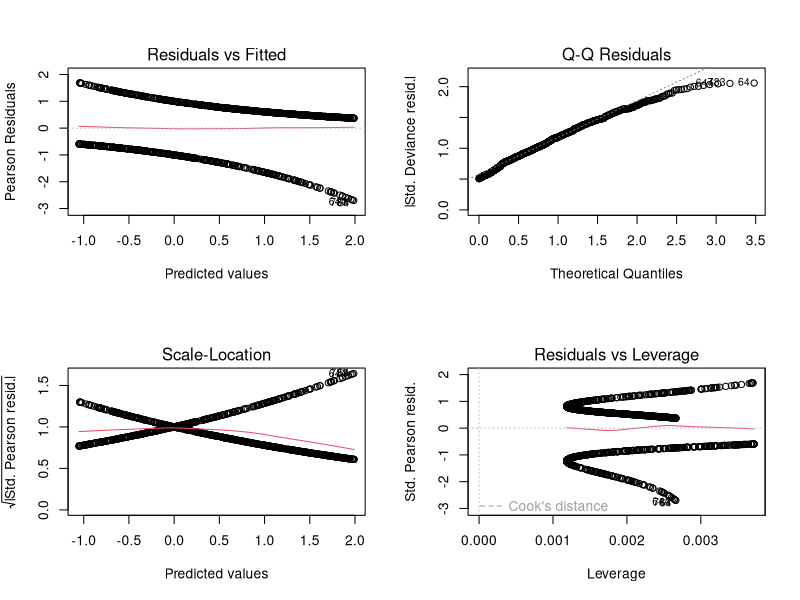
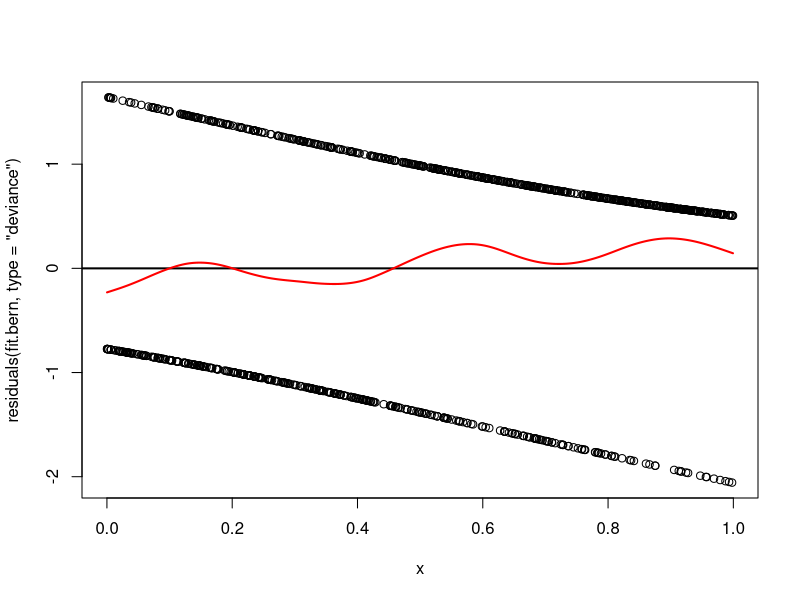
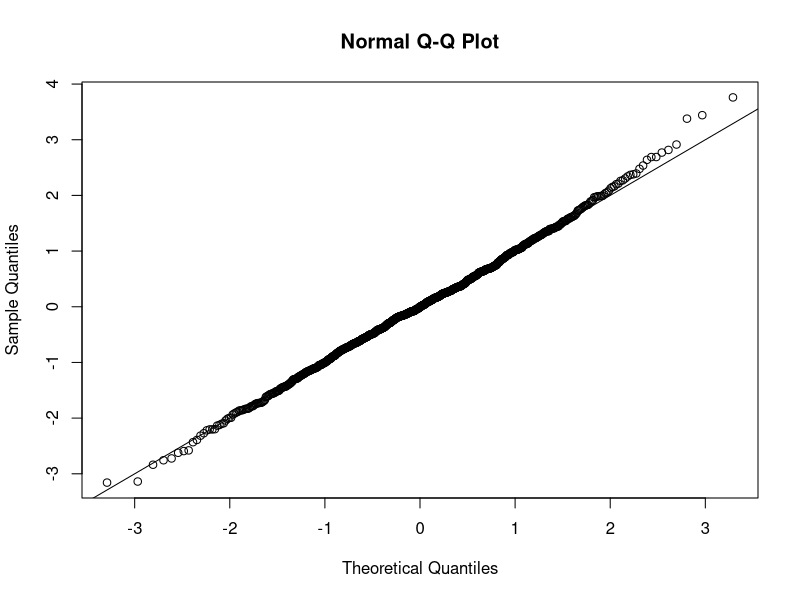
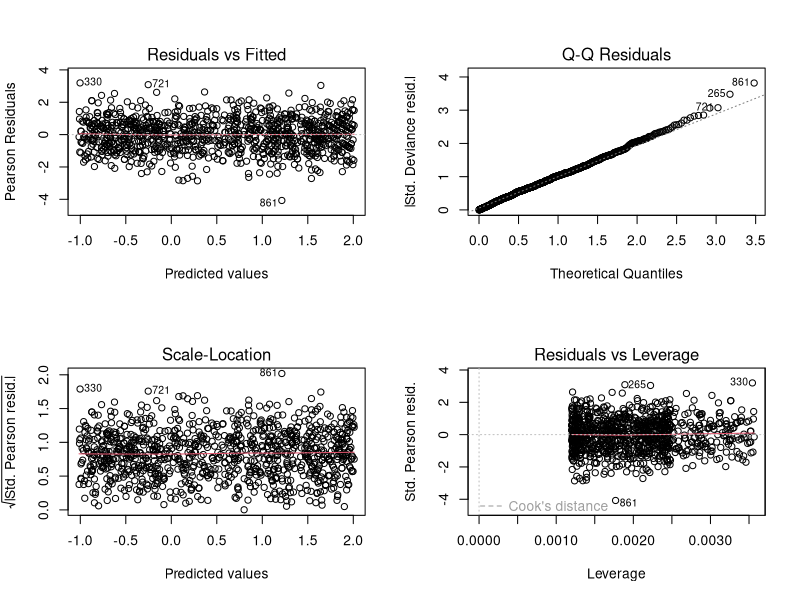
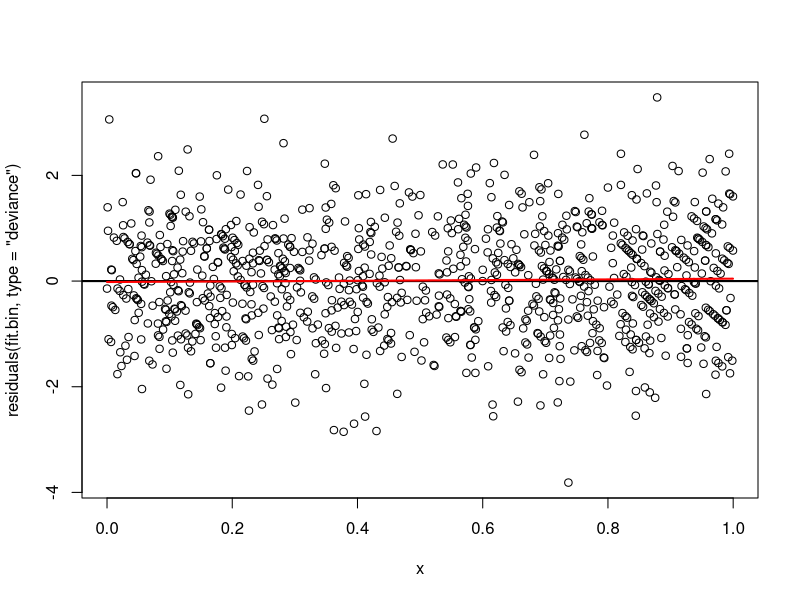
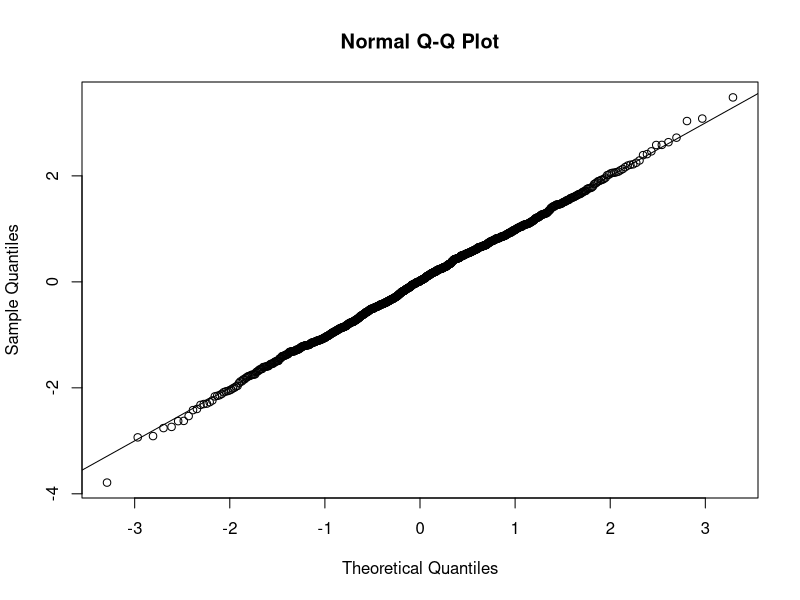
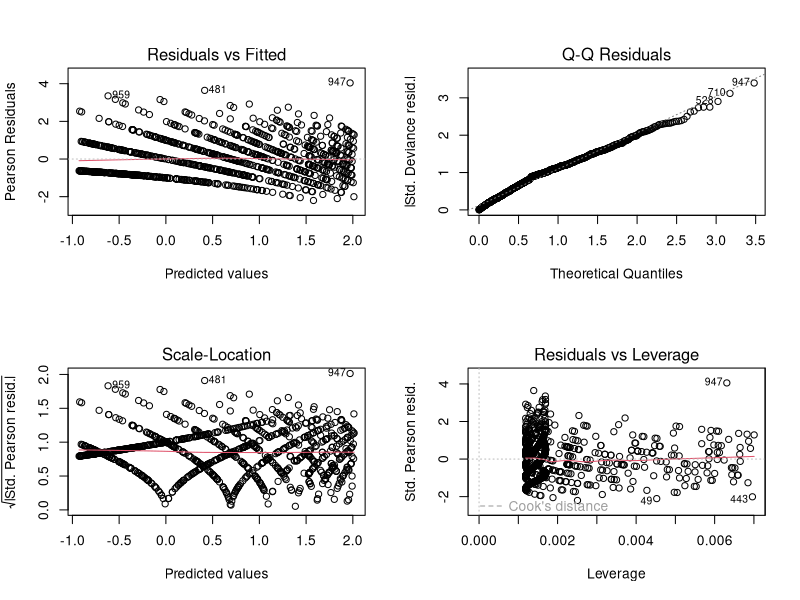
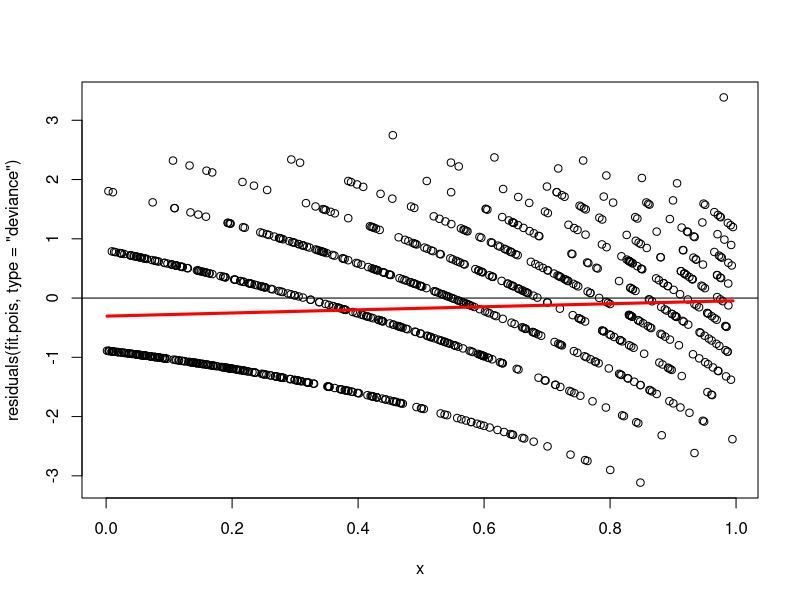

Reproduce these figures in R, in order.
#############################################
## Simulation examples for GLM diagnostics ##
#############################################

#-----------
# Bernoulli
#-----------
n<-1000;
m<-1
x <- runif(n)
lp <- -1 + 3*x
mu <- binomial()$linkinv(lp)
y <- rbinom(1:n,m,mu)
fit.bern <- glm(y~x,family=binomial(link="logit"))
# fit.bern <- glm(y/m~x,family=binomial,weights=rep(m,n))
summary(fit.bern)
#
par(mfrow=c(2,2))
plot(fit.bern)
par(mfrow=c(1,1))
#
plot(residuals(fit.bern, type = "deviance")~x)
abline(h=0, ,lwd =2)
lines(smooth.spline(x, residuals(fit.bern, type = "deviance")), col="red", lwd = 2)
#
library(statmod)
qqnorm(qresid(fit.bern))
abline(a=0,b=1)

#-----------
# Binomial
#-----------
n<-1000;
m<-100
x <- runif(n)
lp <- 3*x-1
mu <- binomial()$linkinv(lp)
y <- rbinom(1:n,m,mu)
fit.bin <- glm(cbind(y,m-y)~x,family=binomial(link="logit"))
#   fit.bin <- glm(y/m~x,family=binomial,weights=rep(m,n))
summary(fit.bin)
#
par(mfrow=c(2,2))
plot(fit.bin)
par(mfrow=c(1,1))
#
plot(residuals(fit.bin, type = "deviance")~x)
abline(h=0, ,lwd =2)
lines(smooth.spline(x, residuals(fit.bin, type = "deviance")), col="red", lwd = 2)
#
library(statmod)
qqnorm(qresid(fit.bin))
abline(a=0,b=1)

#-----------
# Poisson
#-----------
n<-1000;
x <- runif(n)
lp <- -1 + 3*x
mu <- poisson()$linkinv(lp)
y <- rpois(n,lambda=mu)
fit.pois <- glm(y~x,family=poisson)
summary(fit.pois)
#
par(mfrow=c(2,2))
plot(fit.pois)
par(mfrow=c(1,1))
#
plot(residuals(fit.pois, type = "deviance")~x)
abline(h = 0)
lines(smooth.spline(x, residuals(fit.pois, type = "deviance")), col="red", lwd = 3)
#
library(statmod)
qqnorm(qresid(fit.pois))
abline(a=0,b=1)

#-----------
# Gamma (WIP, lack of time and weird parametrization in R)
#-----------
# 
n<-1000;
x <- runif(n)
lp <- 1 + 3*x

mu <- Gamma()$linkinv(lp)
mu <- exp(mu)

y <- rgamma(n,shape = mu)
fit.gamma.inv <- glm(y~x,family=Gamma(link = "inverse"))
fit.gamma.log <- glm(y~x,family=Gamma(link = "log"))
summary(fit.gamma.inv)
summary(fit.gamma.log)
par(mfrow=c(2,2))
plot(fit.gamma.inv)
plot(fit.gamma.log)
par(mfrow=c(1,1))

plot(residuals(fit.gamma.inv, type = "deviance")~x)
abline(h = 0)
lines(smooth.spline(x, residuals(fit.gamma.inv, type = "deviance")), col="red", lwd = 3)

plot(residuals(fit.gamma.log, type = "deviance")~x)
abline(h = 0)
lines(smooth.spline(x, residuals(fit.gamma.log, type = "deviance")), col="red", lwd = 3)
